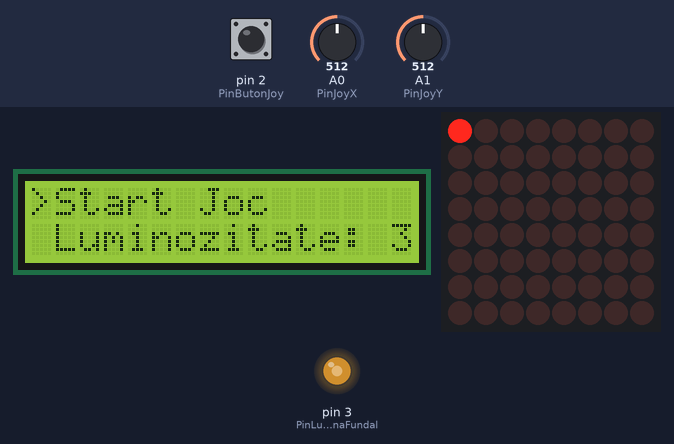
Bench run of a sketch on a simulated Arduino Uno, built with avr-gcc and run on an emulated ATmega328P. On the bench: 16×2 character LCD, 8×8 LED matrix, output pins drawn as LEDs (lit = HIGH). The test bench sets the inputs (shaded band); at power-on: pin 2 (PinButonJoy) HIGH, A1 (PinJoyY) = 512, A0 (PinJoyX) = 512.

Above: at 1.2 s.
1.3 s: pin 2 (PinButonJoy) pulled LOW for 1 s
At 1.9 s:
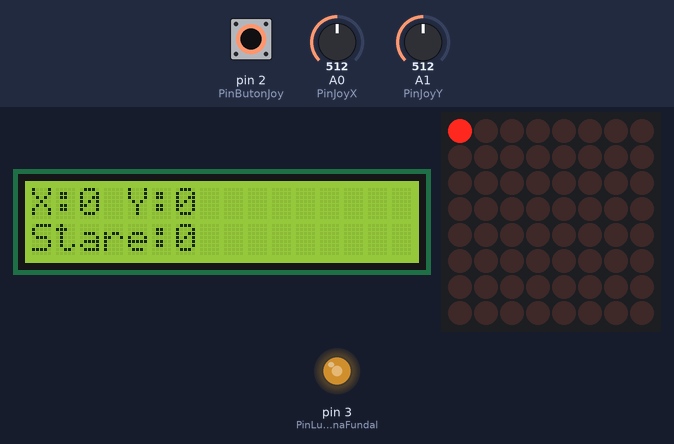
At 3.0 s:
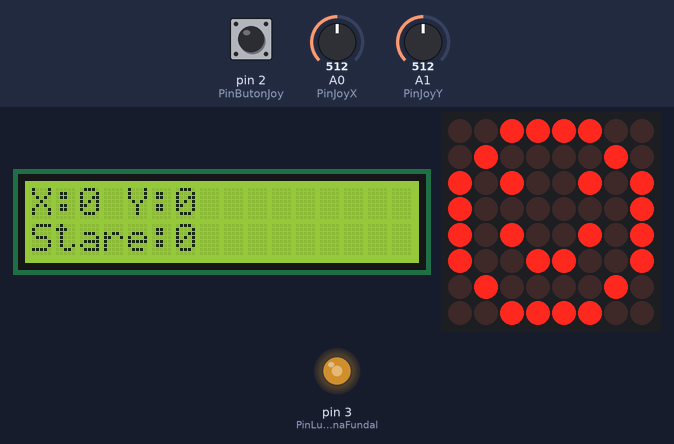
5.3 s: A1 (PinJoyY) set to 592
8.3 s: A1 (PinJoyY) set to 618
At 9.0 s:
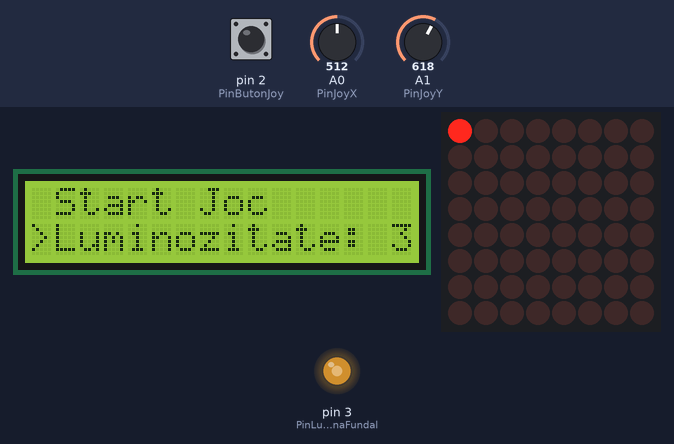
Timing chart, 0 to 11.3 s (numbered marks = the images above; inputs shaded):
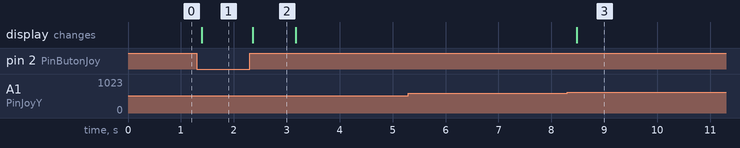

Measured:
- the behaviour switches between 600 and 601 on A1 (PinJoyY) (found by bisection; images 2 and 3)
- after the input at 1.3 s, the display: changes after 0.10 s (image 1)
- after the input at 5.3 s, every drawn part: stays the same
- after the input at 8.3 s, the display: changes after 0.18 s (image 3)
- what the display in image 2 shows lasts 0.8 s, from 2.4 s to 3.2 s

The sketch:

Checkpoint1.ino
```cpp
#include <LiquidCrystal.h>
#include <EEPROM.h>
#include "LedControl.h"

constexpr byte PinLcdRs = 9;
constexpr byte PinLcdEn = 8;
constexpr byte PinLcdD4 = 7;
constexpr byte PinLcdD5 = 6;
constexpr byte PinLcdD6 = 5;
constexpr byte PinLcdD7 = 4;

constexpr byte PinLuminaFundal = 3;

constexpr byte PinJoyX = A0;
constexpr byte PinJoyY = A1;
constexpr byte PinButonJoy = 2;

constexpr int PragSus = 400;
constexpr int PragJos = 600;

constexpr unsigned long TimpNavigareMeniu = 180;
constexpr unsigned long TimpApasareLunga = 800;

constexpr unsigned long BlinkLentMs = 500;
constexpr unsigned long BlinkRapidMs = 150;

LiquidCrystal lcd(PinLcdRs, PinLcdEn, PinLcdD4, PinLcdD5, PinLcdD6, PinLcdD7);

byte NivelLuminozitate = 2;
byte ValoriLuminozitate[5] = { 50, 100, 150, 200, 255 };

const byte dinPin = 12;
const byte clockPin = 11;
const byte loadPin = 10;

LedControl matrice(dinPin, clockPin, loadPin, 1);

enum class StareLedMatrice {
  Oprit,
  Fix,
  BlinkLent,
  BlinkRapid
};

StareLedMatrice StareMatrice[8][8];

unsigned long UltimBlinkLent = 0;
unsigned long UltimBlinkRapid = 0;
bool FazaBlinkLent = false;
bool FazaBlinkRapid = false;

int CursorX = 0;
int CursorY = 0;
unsigned long UltimaMiscareJoy = 0;

enum class StareAplicatie {

  MeniuPrincipal,
  MeniuLuminozitate,
  ModJoc
};

StareAplicatie StareCurenta = StareAplicatie::MeniuPrincipal;

int IndexMeniuPrincipal = 0;
int NivelLuminozitateTemporar;

unsigned long UltimaNavigareMeniu = 0;

const int NivelLumin = 5;
const int NivLumImplicit = 2;


bool prevButonDebounced = false;
unsigned long ultimSchimbareButon = 0;
const unsigned long DebounceButonMs = 50;
bool apasatEveniment = false;

void setup() {

  lcd.begin(16, 2);
  pinMode(PinLuminaFundal, OUTPUT);
  pinMode(PinButonJoy, INPUT_PULLUP);

  matrice.shutdown(0, false);
  matrice.setIntensity(0, 1);
  matrice.clearDisplay(0);

  NivelLuminozitate = EEPROM.read(0);

  if (NivelLuminozitate > NivelLumin)
    NivelLuminozitate = NivLumImplicit;

  analogWrite(PinLuminaFundal, ValoriLuminozitate[NivelLuminozitate]);

  ActualizeazaMeniuPrincipal();
}


void loop() {

  unsigned long timpCurent = millis();

  int ValJoyY = analogRead(PinJoyY);
  int ValJoyX = analogRead(PinJoyX);

  bool butonApasat;
  bool apasareDetectata;
  CitesteButon(timpCurent, butonApasat, apasareDetectata);

  switch (StareCurenta) {

    case StareAplicatie::MeniuPrincipal:
      GestioneazaMeniuPrincipal(ValJoyY, ValJoyX, apasareDetectata);
      break;

    case StareAplicatie::MeniuLuminozitate:
      GestioneazaMeniuLuminozitate(ValJoyY, ValJoyX, apasareDetectata);
      break;

    case StareAplicatie::ModJoc:
      GestioneazaModJoc(ValJoyY, butonApasat);
      break;
  }

  ActualizeazaBlink();
  DeseneazaMatrice();
}


void CitesteButon(unsigned long t, bool &butonApasat, bool &apasareDetectata) {

  static bool stareStabila = false;
  static bool stareBruta = false;
  static unsigned long tSchimbare = 0;

  bool citireBruta = !digitalRead(PinButonJoy);
  apasareDetectata = false;


  if (citireBruta != stareBruta) {

    stareBruta = citireBruta;
    tSchimbare = t;
  }

  if (t - tSchimbare > DebounceButonMs) {

    if (stareStabila != stareBruta) {

      if (stareBruta == true && stareStabila == false) {
        apasareDetectata = true;
      }

      stareStabila = stareBruta;
    }
  }

  butonApasat = stareStabila;
}


void ActualizeazaMeniuPrincipal() {
  lcd.clear();

  lcd.setCursor(0, 0);

  if (IndexMeniuPrincipal == 0)
    lcd.print(">Start Joc");
  else
    lcd.print(" Start Joc");

  lcd.setCursor(0, 1);

  if (IndexMeniuPrincipal == 1)
    lcd.print(">Luminozitate: ");
  else
    lcd.print(" Luminozitate: ");

  lcd.print(NivelLuminozitate + 1);
}


void GestioneazaMeniuPrincipal(int joyY, int joyX, bool apasatEveniment) {

  unsigned long t = millis();

  if (t - UltimaNavigareMeniu > TimpNavigareMeniu) {

    if (joyY < PragSus && IndexMeniuPrincipal > 0) {

      IndexMeniuPrincipal--;
      ActualizeazaMeniuPrincipal();
    }

    if (joyY > PragJos && IndexMeniuPrincipal < 1) {

      IndexMeniuPrincipal++;
      ActualizeazaMeniuPrincipal();
    }

    UltimaNavigareMeniu = t;
  }

  bool joyCentral = (joyX > PragSus && joyX < PragJos && joyY > PragSus && joyY < PragJos);

  if (apasatEveniment && joyCentral) {

    if (IndexMeniuPrincipal == 0) {

      lcd.clear();
      lcd.print("Mod Joc");
      StareCurenta = StareAplicatie::ModJoc;
    }

    else {

      NivelLuminozitateTemporar = NivelLuminozitate;
      StareCurenta = StareAplicatie::MeniuLuminozitate;
      ActualizeazaMeniuLuminozitate();
    }
  }
}


void ActualizeazaMeniuLuminozitate() {

  lcd.clear();
  lcd.setCursor(0, 0);
  lcd.print("Alege nivel:");
  lcd.setCursor(0, 1);
  lcd.print("Nivel: ");
  lcd.print(NivelLuminozitateTemporar + 1);

}

void GestioneazaMeniuLuminozitate(int joyY, int joyX, bool apasatEveniment) {

  unsigned long t = millis();

  if (t - UltimaNavigareMeniu > TimpNavigareMeniu) {

    if (joyY < PragSus && NivelLuminozitateTemporar > 0)
      NivelLuminozitateTemporar--;

    if (joyY > PragJos && NivelLuminozitateTemporar < 4)
      NivelLuminozitateTemporar++;

    analogWrite(PinLuminaFundal, ValoriLuminozitate[NivelLuminozitateTemporar]);
    ActualizeazaMeniuLuminozitate();

    UltimaNavigareMeniu = t;
  }

  bool joyCentral = (joyX > PragSus && joyX < PragJos && joyY > PragSus && joyY < PragJos);

  if (apasatEveniment && joyCentral) {

    NivelLuminozitate = NivelLuminozitateTemporar;
    EEPROM.update(0, NivelLuminozitate);

    StareCurenta = StareAplicatie::MeniuPrincipal;
    ActualizeazaMeniuPrincipal();
  }
}


void SchimbaStareLedMatrice(int x, int y) {
  StareMatrice[y][x] =
    static_cast<StareLedMatrice >((static_cast<int>(StareMatrice[y][x]) + 1) % 4);
}

void GestioneazaModJoc(int joyY, bool apasat) {

  static unsigned long momentApasare = 0;
  unsigned long t = millis();

  if (apasat && momentApasare == 0)
    momentApasare = t;

  if (!apasat && momentApasare != 0) {

    unsigned long durata = t - momentApasare;
    momentApasare = 0;

    if (durata > TimpApasareLunga) {

      ReseteazaJocSiArataZambet();
      StareCurenta = StareAplicatie::MeniuPrincipal;
      ActualizeazaMeniuPrincipal();
      return;
    }

    else {
      SchimbaStareLedMatrice(CursorX, CursorY);
    }
  }

  if (t - UltimaMiscareJoy > 150) {

    int joyX = analogRead(PinJoyX);

    if (joyY < PragSus && CursorY > 0)
      CursorY--;

    if (joyY > PragJos && CursorY < 7)
      CursorY++;

    if (joyX < PragSus && CursorX > 0)
      CursorX--;

    if (joyX > PragJos && CursorX < 7)
      CursorX++;

    UltimaMiscareJoy = t;
  }

  lcd.setCursor(0, 0);
  lcd.print("X:");
  lcd.print(CursorX);
  lcd.print(" Y:");
  lcd.print(CursorY);

  lcd.setCursor(0, 1);
  lcd.print("Stare:");
  lcd.print(static_cast<int>(StareMatrice[CursorY][CursorX]));
}

void ReseteazaJocSiArataZambet() {

  for (auto &lin : StareMatrice)
    for (auto &p : lin)
      p = StareLedMatrice ::Oprit;

  matrice.clearDisplay(0);

  static byte Zambet[8] = {
    B00111100, B01000010, B10100101, B10000001,
    B10100101, B10011001, B01000010, B00111100
  };


  unsigned long start = millis();

  while (millis() - start < 800) {

    for (int i = 0; i < 8; i++)
      matrice.setRow(0, i, Zambet[i]);
  }

  matrice.clearDisplay(0);
}

void ActualizeazaBlink() {

  unsigned long t = millis();

  if (t - UltimBlinkLent > BlinkLentMs) {

    FazaBlinkLent = !FazaBlinkLent;
    UltimBlinkLent = t;
  }


  if (t - UltimBlinkRapid > BlinkRapidMs) {

    FazaBlinkRapid = !FazaBlinkRapid;
    UltimBlinkRapid = t;
  }
}

void DeseneazaMatrice() {

  for (int y = 0; y < 8; y++) {
    for (int x = 0; x < 8; x++) {

      bool valoare = false;

      switch (StareMatrice[y][x]) {

        case StareLedMatrice ::Oprit:
          valoare = false;
          break;
        case StareLedMatrice ::Fix:
          valoare = true;
          break;
        case StareLedMatrice ::BlinkLent:
          valoare = FazaBlinkLent;
          break;
        case StareLedMatrice ::BlinkRapid:
          valoare = FazaBlinkRapid;
          break;
      }

      matrice.setLed(0, y, x, valoare);
    }
  }

  matrice.setLed(0, CursorY, CursorX, true);
}
```
